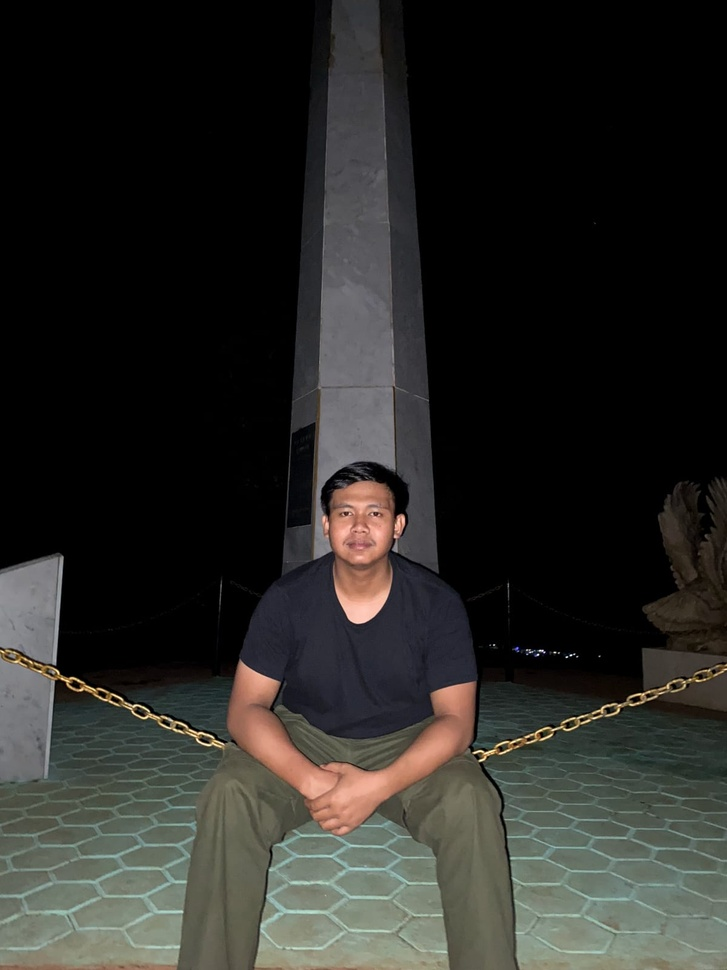
#> input picture aku.jpeg, 727 x 970 px, shrunk from 1200 x 1600 before the run
$ jupyter execute 'Contrast Enhancment.ipynb'
#> lines starting #> are read from the running program, lines starting #| are printed output that depends on the picture
[cell 1]
#import library
import numpy as np  #Mengimport library numpy untuk manipulasi array
import matplotlib.pyplot as plt  #Mengimport library matplotlib untuk visualisasi gambar
#matplotlib inline
import cv2 #Mengimport library OpenCV untuk pemrosesan gambar
import matplotlib.image as mpimg #Mengimport library matplotlib untuk membaca gambar
from skimage import data #Mengimport library skimage untuk mendapatkan data gambar bawaan

[cell 2]
image = cv2.imread("aku.jpeg", cv2.IMREAD_GRAYSCALE) #Membaca gambar dengan nama file "aku.jpeg" menggunakan fungsi cv2.imread() dan menyimpannya dalam variabel image
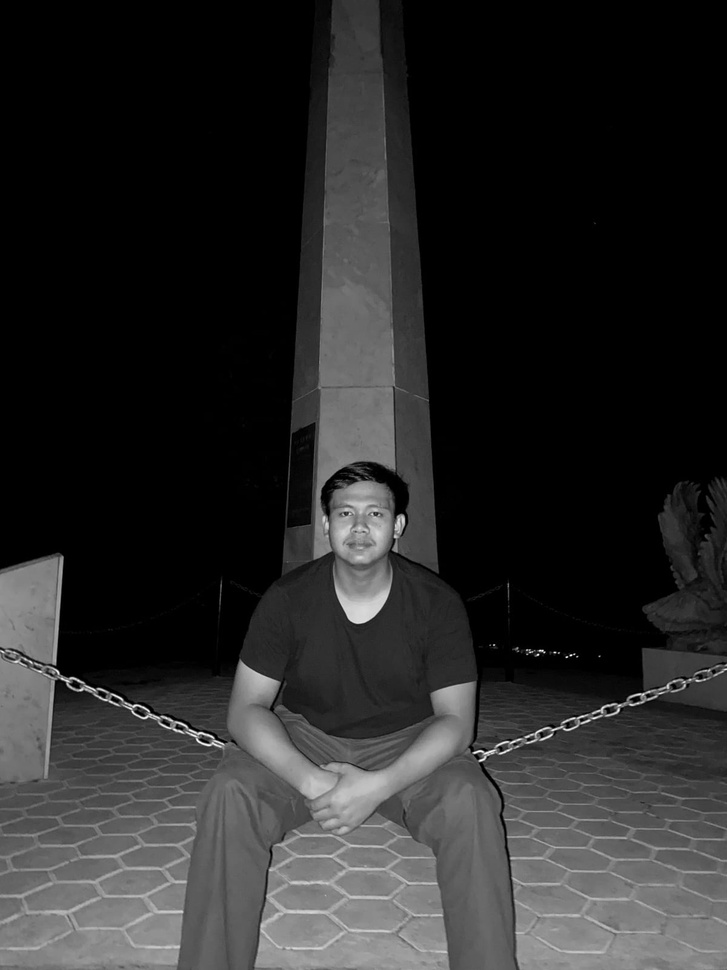
#> image: shape (970, 727); min 0, max 252, mean 40.7

[cell 3]
image_equalized = cv2.equalizeHist(image) #Melakukan equalisasi histogram pada gambar menggunakan fungsi cv2.equalizeHist() dan menyimpannya dalam variabel image_equalized
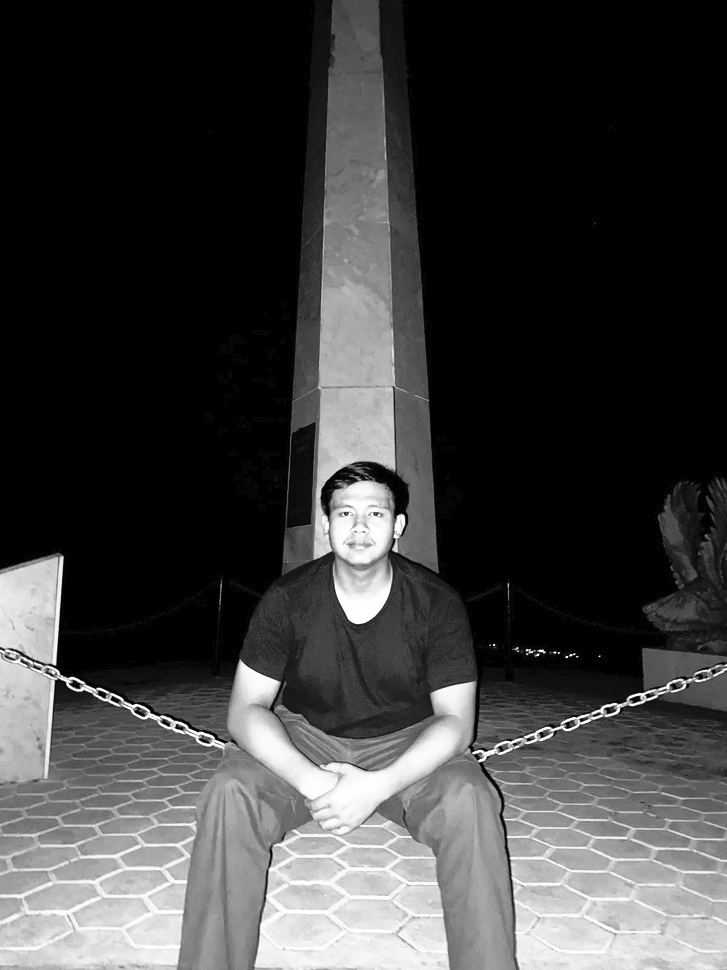
#> image_equalized: shape (970, 727); min 0, max 255, mean 61.9

[cell 4]
clahe = cv2.createCLAHE(clipLimit=2, tileGridSize=(8,8)) #Membuat objek CLAHE (Contrast Limited Adaptive Histogram Equalization) dengan batasan klip sebesar 2 dan ukuran grid tile 8x8 menggunakan fungsi cv2.createCLAHE() dan menyimpannya dalam variabel clahe

#Apply CLAHE to the original image
image_clahe = clahe.apply(image)
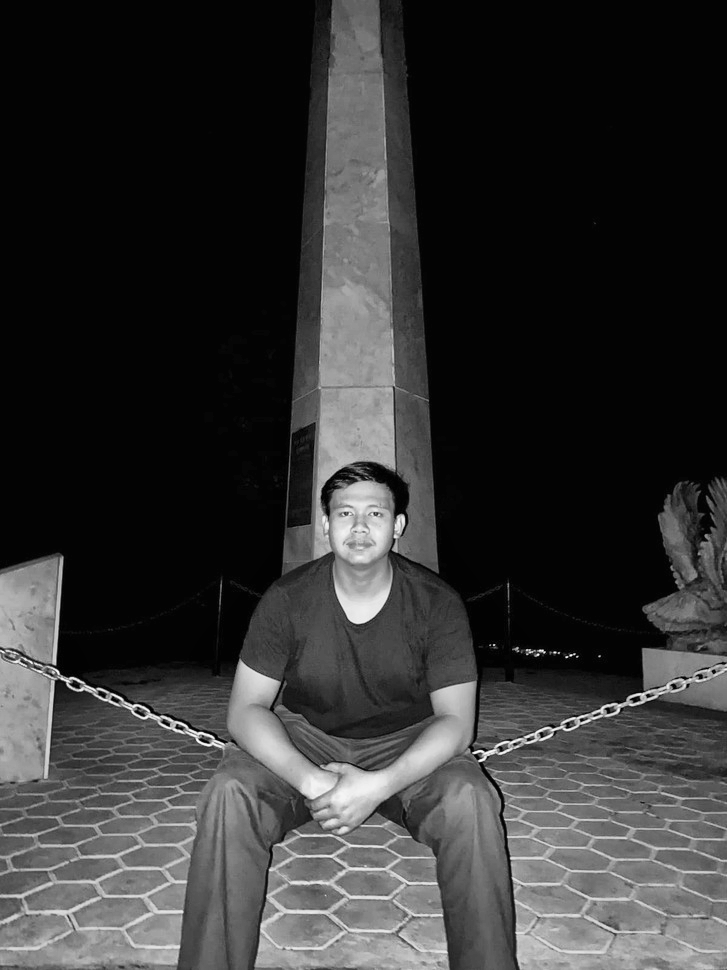
#> image_clahe: shape (970, 727); min 1, max 254, mean 51.4

[cell 5]
# Create an empty array to store the final output
image_cs = np.zeros((image.shape[0],image.shape[1]),dtype = 'uint8')

# Apply Min-Max Contrasting
min = np.min(image) #Menemukan nilai piksel minimum dalam gambar menggunakan fungsi np.min(). Nilai ini disimpan dalam variabel min.
#> min = 0
max = np.max(image) #Menemukan nilai piksel maksimum dalam gambar menggunakan fungsi np.max(). Nilai ini disimpan dalam variabel max.
#> max = 252

for i in range(image.shape[0]): #Looping untuk setiap baris dalam gambar
    for j in range(image.shape[1]): #Looping untuk setiap kolom dalam gambar
        image_cs[i,j] = 255*(image[i,j]-min)/(max-min) #Mengaplikasikan rumus Min-Max Contrasting pada setiap piksel gambar. Nilai piksel diubah sesuai dengan rumus yang diberikan dan disimpan dalam array image_cs.

[cell 6]
copyCamera = image.copy().astype(float)  #Membuat salinan gambar menggunakan metode copy() dan mengubah tipe datanya menjadi float. Salinan ini disimpan dalam variabel copyCamera.

m1,n1 = copyCamera.shape  #Mengambil ukuran gambar salinan menggunakan metode shape. Ukuran baris disimpan dalam variabel m1 dan ukuran kolom disimpan dalam variabel n1.
#> m1 = 970; n1 = 727

output1 = np.empty([m1, n1])  #Membuat array kosong dengan ukuran yang sama dengan gambar salinan menggunakan np.empty(). Array ini akan digunakan untuk menyimpan output.

for baris in range(0, m1-1):  #Looping untuk setiap baris dalam gambar salinan
    for kolom in range(0, n1-1):  #Looping untuk setiap kolom dalam gambar salinan
        a1 = baris  #Variabel a1 diisi dengan nilai baris saat ini
        b1 = kolom  #Variabel b1 diisi dengan nilai kolom saat ini
        output1[a1, b1] = copyCamera[baris, kolom] * 1.9  #Mengalikan nilai piksel pada gambar salinan dengan faktor 1.9 dan menyimpan hasilnya dalam array output1 pada posisi (a1, b1).

[cell 7]
fig, axes = plt.subplots(5, 2, figsize=(20, 20))  #Membuat subplots dengan ukuran 5 baris dan 2 kolom, dan mengatur ukuran keseluruhan gambar menjadi 20x20. Hasilnya disimpan dalam variabel fig dan axes.

ax = axes.ravel()  #Mengubah array 2D dari axes menjadi array 1D menggunakan metode ravel(). Hasilnya disimpan dalam variabel ax.

ax[0].imshow(image, cmap=plt.cm.gray)  #Menampilkan gambar asli dalam axes pertama (indeks 0) menggunakan imshow() dengan peta warna gray.
ax[0].set_title("Citra Input")  #Mengatur judul untuk axes pertama.
ax[1].hist(image.ravel(), bins=256)  #Menampilkan histogram gambar asli dalam axes kedua (indeks 1) menggunakan fungsi hist() dengan jumlah bin sebesar 256.
ax[1].set_title('Histogram Input')  #Mengatur judul untuk axes kedua.

ax[2].imshow(image_equalized, cmap=plt.cm.gray)  #Menampilkan citra hasil ekualisasi histogram dalam axes ketiga (indeks 2) menggunakan imshow() dengan peta warna gray.
ax[2].set_title("Citra Output HE")  #Mengatur judul untuk axes ketiga.
ax[3].hist(image_equalized.ravel(), bins=256)  #Menampilkan histogram citra hasil ekualisasi histogram dalam axes keempat (indeks 3) menggunakan fungsi hist() dengan jumlah bin sebesar 256.
ax[3].set_title('Histogram Output HE Method')  #Mengatur judul untuk axes keempat.

ax[4].imshow(image_cs, cmap=plt.cm.gray)  #Menampilkan citra hasil kontras-stretching dalam axes kelima (indeks 4) menggunakan imshow() dengan peta warna gray.
ax[4].set_title("Citra Output CS")  #Mengatur judul untuk axes kelima.
ax[5].hist(image_cs.ravel(), bins=256)  #Menampilkan histogram citra hasil kontras-stretching dalam axes keenam (indeks 5) menggunakan fungsi hist() dengan jumlah bin sebesar 256.
ax[5].set_title('Histogram Output CS Method')  #Mengatur judul untuk axes keenam.

ax[6].imshow(image_clahe, cmap=plt.cm.gray)  #Menampilkan citra hasil CLAHE dalam axes ketujuh (indeks 6) menggunakan imshow() dengan peta warna gray.
ax[6].set_title("Citra Grayscale CLAHE")  #Mengatur judul untuk axes ketujuh.
ax[7].hist(image_clahe.ravel(), bins=256)  #Menampilkan histogram citra hasil CLAHE dalam axes kedelapan (indeks 7) menggunakan fungsi hist() dengan jumlah bin sebesar 256.
ax[7].set_title('Histogram Output CLAHE Method')  #Mengatur judul untuk axes kedelapan.


ax[8].imshow(output1, cmap=plt.cm.gray)  #Menampilkan citra hasil perkalian konstanta (`output1`) dalam axes kesembilan (indeks 8) menggunakan `imshow()` dengan peta warna gray.
ax[8].set_title("Citra Grayscale Perkalian Konstanta")  #Mengatur judul untuk axes kesembilan.
ax[9].hist(output1.ravel(), bins=256)  #Menampilkan histogram citra hasil perkalian konstanta (`output1`) dalam axes kesepuluh (indeks 9) menggunakan fungsi `hist()` dengan jumlah bin sebesar 256.
ax[9].set_title('Histogram Output Perkalian Konstanta Method')  #Mengatur judul untuk axes kesepuluh.

fig.tight_layout()
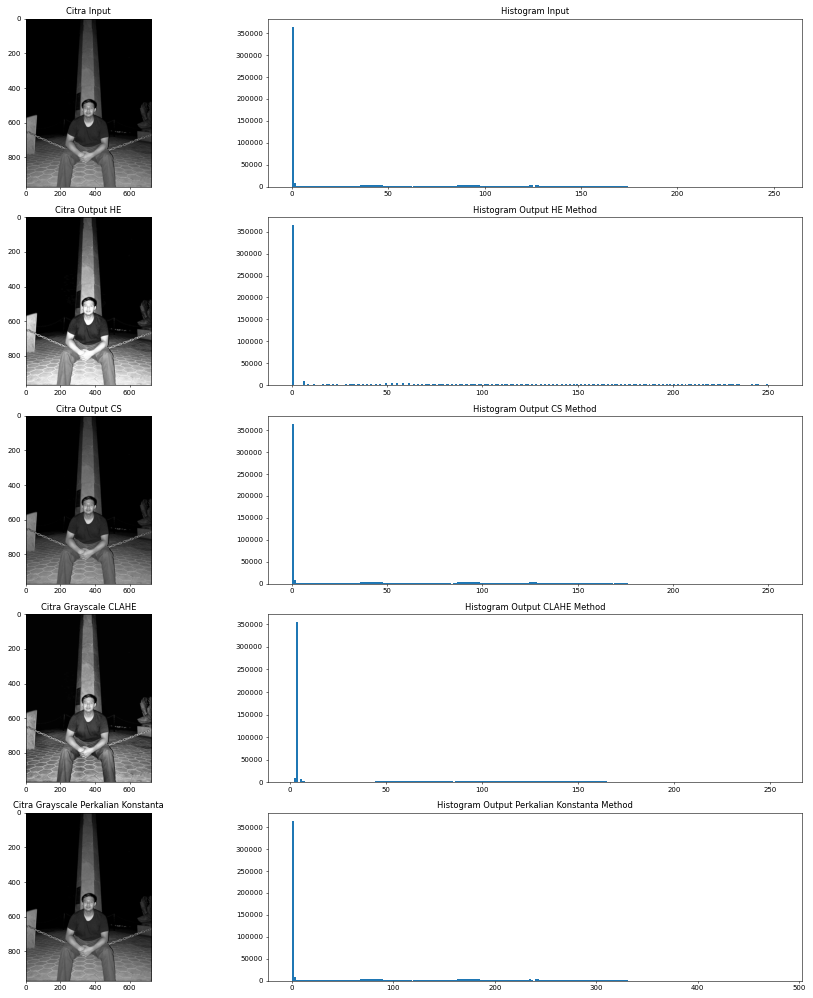
#> figure drawn by matplotlib, 10 panels; panel 2: tallest bar 364982 high, from x = 0 to 0.984; panel 4: tallest bar 364982 high, from x = 0 to 0.996; panel 6: tallest bar 364982 high, from x = 0 to 0.996; panel 8: tallest bar 354985 high, from x = 2.98 to 3.96

$ run again, with brain.jpeg copied over aku.jpeg
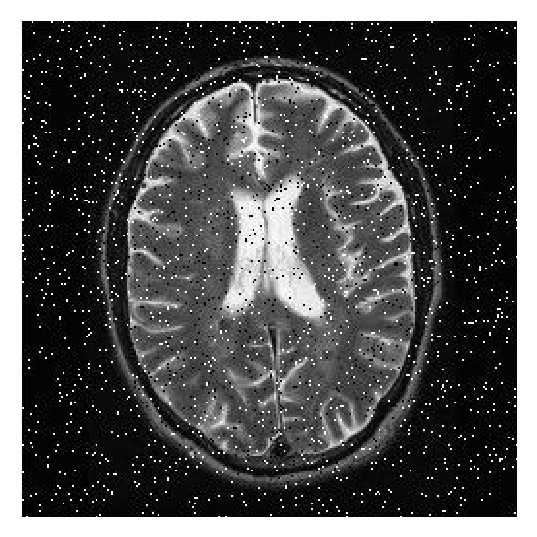
#> input picture brain.jpeg, 537 x 537 px
#> image is the input picture: shape (537, 537); min 0, max 255, mean 82.8
#> `image_equalized = cv2.equalizeHist(image)`:
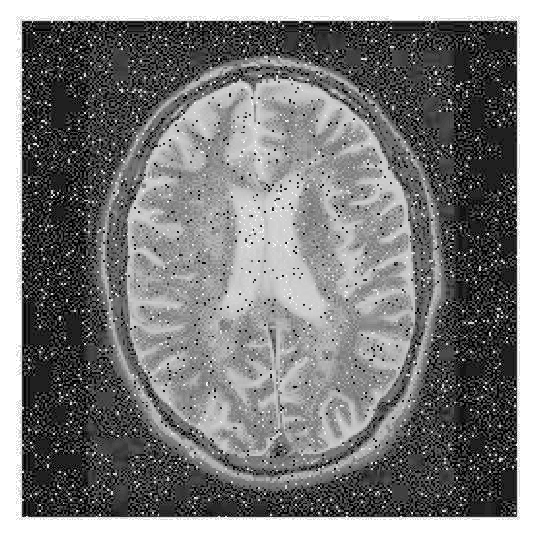
#> image_equalized: shape (537, 537); min 0, max 255, mean 123.1
#> `image_clahe = clahe.apply(image)`:
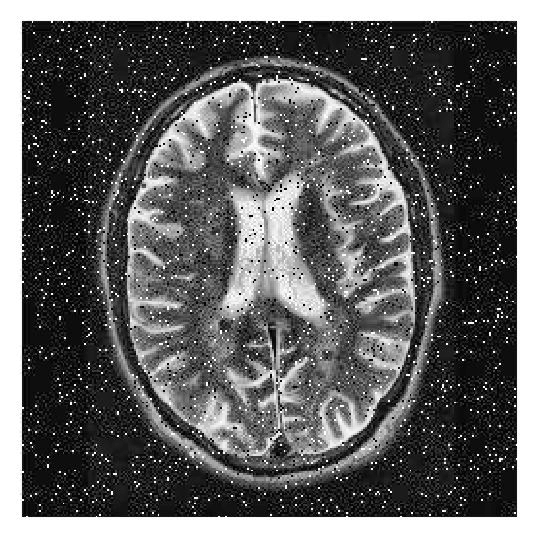
#> image_clahe: shape (537, 537); min 1, max 255, mean 98.1
#> min = 0
#> max = 255

$ run again, with ismailnj.jpeg copied over aku.jpeg
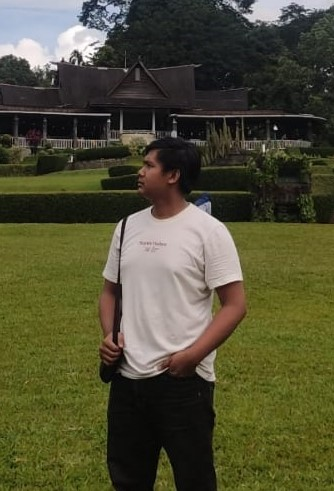
#> input picture ismailnj.jpeg, 334 x 491 px
#> `image_equalized = cv2.equalizeHist(image)`:
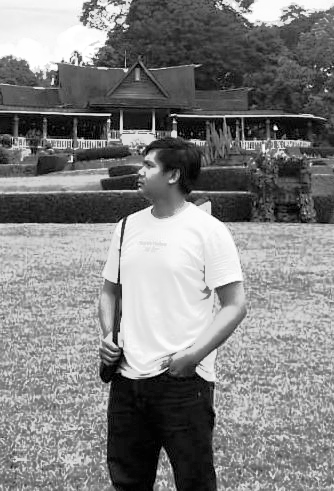
#> image_equalized: shape (491, 334); min 0, max 255, mean 128.6
#> `image_clahe = clahe.apply(image)`:
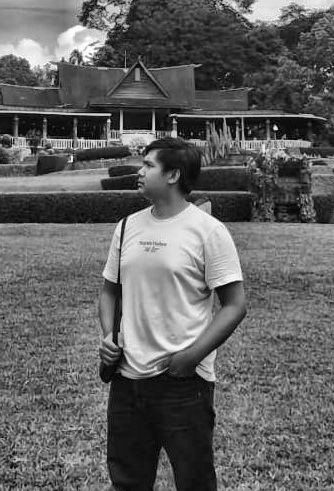
#> image_clahe: shape (491, 334); min 0, max 255, mean 98.2
#> min = 0
#> max = 255
